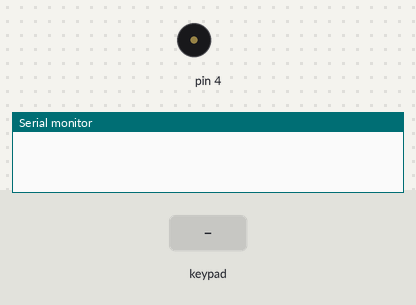
Recording of a sketch running on a simulated Arduino Uno, built with avr-gcc and run on an emulated ATmega328P. Parts: buzzer (waves = sounding), the last lines printed to the serial monitor. Inputs (shaded band) come from the test bench.

Above: at 1.2 s.
1.3 s: key '7' pressed
At 1.7 s:
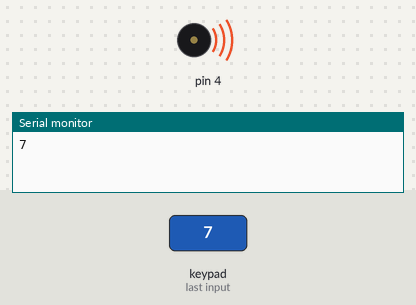
3.3 s: keypad keys 1 0 1 1 1 2 1 3 A pressed 0.4 s apart
At 7.5 s:
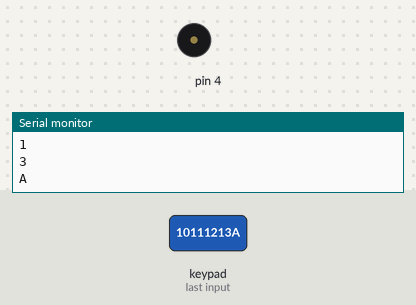
8.5 s: key 'C' pressed
At 8.9 s:
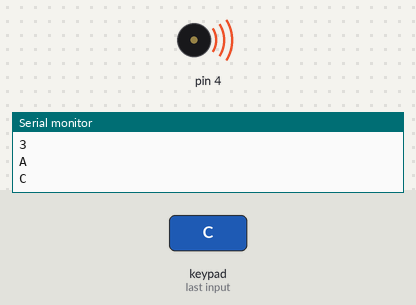
10.0 s: keypad keys 1 0 1 1 1 2 1 3 D pressed 0.4 s apart
At 14.9 s:
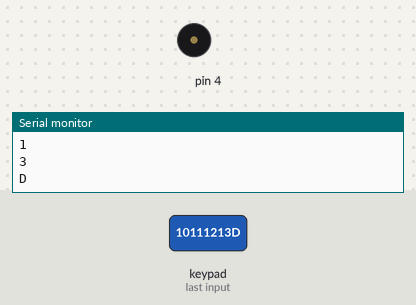
15.2 s: key 'E' pressed
At 15.6 s:
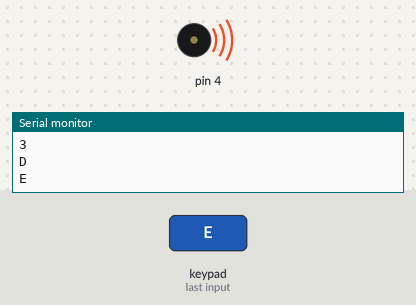
16.7 s: key 'B' pressed
At 17.7 s:
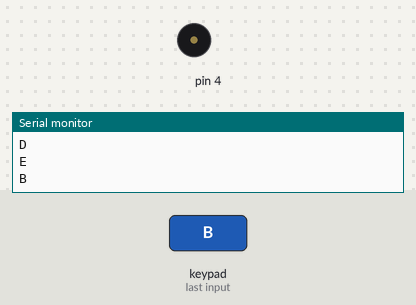
Timing chart, 0 to 19.2 s (numbered marks = the images above; inputs shaded):
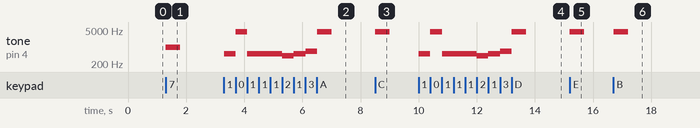

Measured:
- after the input at 1.3 s, tone on pin 4: silent → 988 Hz at once, → silent 0.50 s later
- after the input at 3.3 s, tone on pin 4: plays 523 Hz for 0.39 s, 4186 Hz for 0.40 s, 523 Hz for 1.2 s, 441 Hz for 0.40 s, 523 Hz for 0.40 s, 659 Hz for 0.39 s … (7 notes in this stretch), starting at once
- after the input at 8.5 s, tone on pin 4: silent → 4186 Hz at once, → silent 0.50 s later
- after the input at 10.0 s, tone on pin 4: plays 523 Hz for 0.40 s, 4186 Hz for 0.40 s, 523 Hz for 1.2 s, 441 Hz for 0.39 s, 523 Hz for 0.40 s, 659 Hz for 0.40 s … (7 notes in this stretch), starting at once
- after the input at 15.2 s, tone on pin 4: silent → 4186 Hz at once, → silent 0.50 s later
- after the input at 16.7 s, tone on pin 4: silent → 4186 Hz at once, → silent 0.50 s later

The sketch:

lab06.2.ino
```cpp
#include <Keypad.h>
#include "pitches.h"
const byte ROWS = 4; // 4 Rows
const byte COLS = 4; // 4 Columns
int duration = 500;
// 定義 Keypad 的按鍵
char keys[ROWS][COLS] = {
{'7', '8', '9', 'C'},
{'4', '5', '6', 'D'},
{'1', '2', '3', 'E'},
{'0', 'A', 'B', 'F'}};
// 定義 Keypad 連到 Arduino 的接腳
byte rowPins[ROWS] = {10,11,12,13};
// 連到 Keypad 的 4 個 Rows
byte colPins[COLS] = {6,7,8,9};
// 連到 Keypad 的 4 個 Columns
// 建立 Keypad 物件
Keypad keypad = Keypad( makeKeymap(keys), rowPins,colPins, ROWS, COLS );

void setup(){
  Serial.begin(9600);
}

void loop(){
  // 讀取 Keypad 的輸入
  char key = keypad.getKey();

  // NO_KEY 代表沒有按鍵被按下
  if (key != NO_KEY){      // 假如有按鍵被按下，就印出按鍵對應的字元
      switch (key) {
     case '1':
       tone(4, NOTE_C5, duration);
       break;
     case '2':
       tone(4, NOTE_D5, duration);
       break;
     case '3':
       tone(4, NOTE_E5, duration);
       break;
     case '4':
       tone(4, NOTE_F5, duration);
       break;
     case '5':
       tone(4, NOTE_G5, duration);
       break;
     case '6':
       tone(4, NOTE_A5, duration);
       break;
     case '7':
       tone(4, NOTE_B5, duration);
       break;
     default:
       tone(4, NOTE_C8, duration);
     }
    Serial.println(key);
  }
}
```

pitches.h
```cpp
/*************************************************
 * Public Constants
 *************************************************/

#define NOTE_B0  31
#define NOTE_C1  33
#define NOTE_CS1 35
#define NOTE_D1  37
#define NOTE_DS1 39
#define NOTE_E1  41
#define NOTE_F1  44
#define NOTE_FS1 46
#define NOTE_G1  49
#define NOTE_GS1 52
#define NOTE_A1  55
#define NOTE_AS1 58
#define NOTE_B1  62
#define NOTE_C2  65
#define NOTE_CS2 69
#define NOTE_D2  73
#define NOTE_DS2 78
#define NOTE_E2  82
#define NOTE_F2  87
#define NOTE_FS2 93
#define NOTE_G2  98
#define NOTE_GS2 104
#define NOTE_A2  110
#define NOTE_AS2 117
#define NOTE_B2  123
#define NOTE_C3  131
#define NOTE_CS3 139
#define NOTE_D3  147
#define NOTE_DS3 156
#define NOTE_E3  165
#define NOTE_F3  175
#define NOTE_FS3 185
#define NOTE_G3  196
#define NOTE_GS3 208
#define NOTE_A3  220
#define NOTE_AS3 233
#define NOTE_B3  247
#define NOTE_C4  262
#define NOTE_CS4 277
#define NOTE_D4  294
#define NOTE_DS4 311
#define NOTE_E4  330
#define NOTE_F4  349
#define NOTE_FS4 370
#define NOTE_G4  392
#define NOTE_GS4 415
#define NOTE_A4  440
#define NOTE_AS4 466
#define NOTE_B4  494
#define NOTE_C5  523
#define NOTE_CS5 554
#define NOTE_D5  587
#define NOTE_DS5 622
#define NOTE_E5  659
#define NOTE_F5  698
#define NOTE_FS5 740
#define NOTE_G5  784
#define NOTE_GS5 831
#define NOTE_A5  880
#define NOTE_AS5 932
#define NOTE_B5  988
#define NOTE_C6  1047
#define NOTE_CS6 1109
#define NOTE_D6  1175
#define NOTE_DS6 1245
#define NOTE_E6  1319
#define NOTE_F6  1397
#define NOTE_FS6 1480
#define NOTE_G6  1568
#define NOTE_GS6 1661
#define NOTE_A6  1760
#define NOTE_AS6 1865
#define NOTE_B6  1976
#define NOTE_C7  2093
#define NOTE_CS7 2217
#define NOTE_D7  2349
#define NOTE_DS7 2489
#define NOTE_E7  2637
#define NOTE_F7  2794
#define NOTE_FS7 2960
#define NOTE_G7  3136
#define NOTE_GS7 3322
#define NOTE_A7  3520
#define NOTE_AS7 3729
#define NOTE_B7  3951
#define NOTE_C8  4186
#define NOTE_CS8 4435
#define NOTE_D8  4699
#define NOTE_DS8 4978

#define NOTE_D0 -1

#define NOTE_D1 294

#define NOTE_D2 330

#define NOTE_D3 350

#define NOTE_D4 393

#define NOTE_D5 441

#define NOTE_D6 495

#define NOTE_D7 556


#define NOTE_DL1 147

#define NOTE_DL2 165

#define NOTE_DL3 175

#define NOTE_DL4 196

#define NOTE_DL5 221

#define NOTE_DL6 248

#define NOTE_DL7 278


#define NOTE_DH1 589

#define NOTE_DH2 661

#define NOTE_DH3 700

#define NOTE_DH4 786

#define NOTE_DH5 882

#define NOTE_DH6 990

#define NOTE_DH7 112

#define WHOLE 1

#define HALF 0.5

#define QUARTER 0.25

#define EIGHTH 0.25

#define SIXTEENTH 0.625
```
